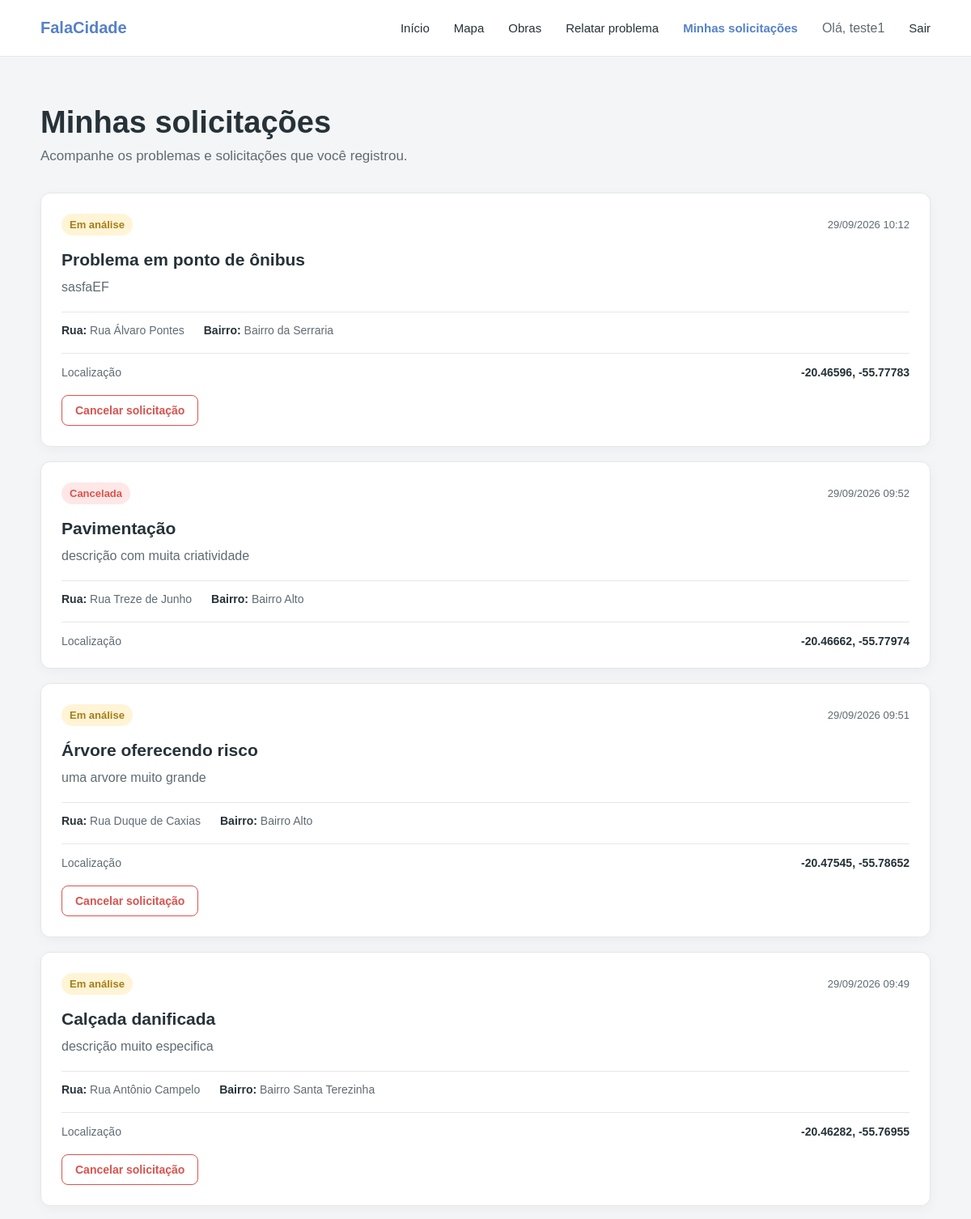
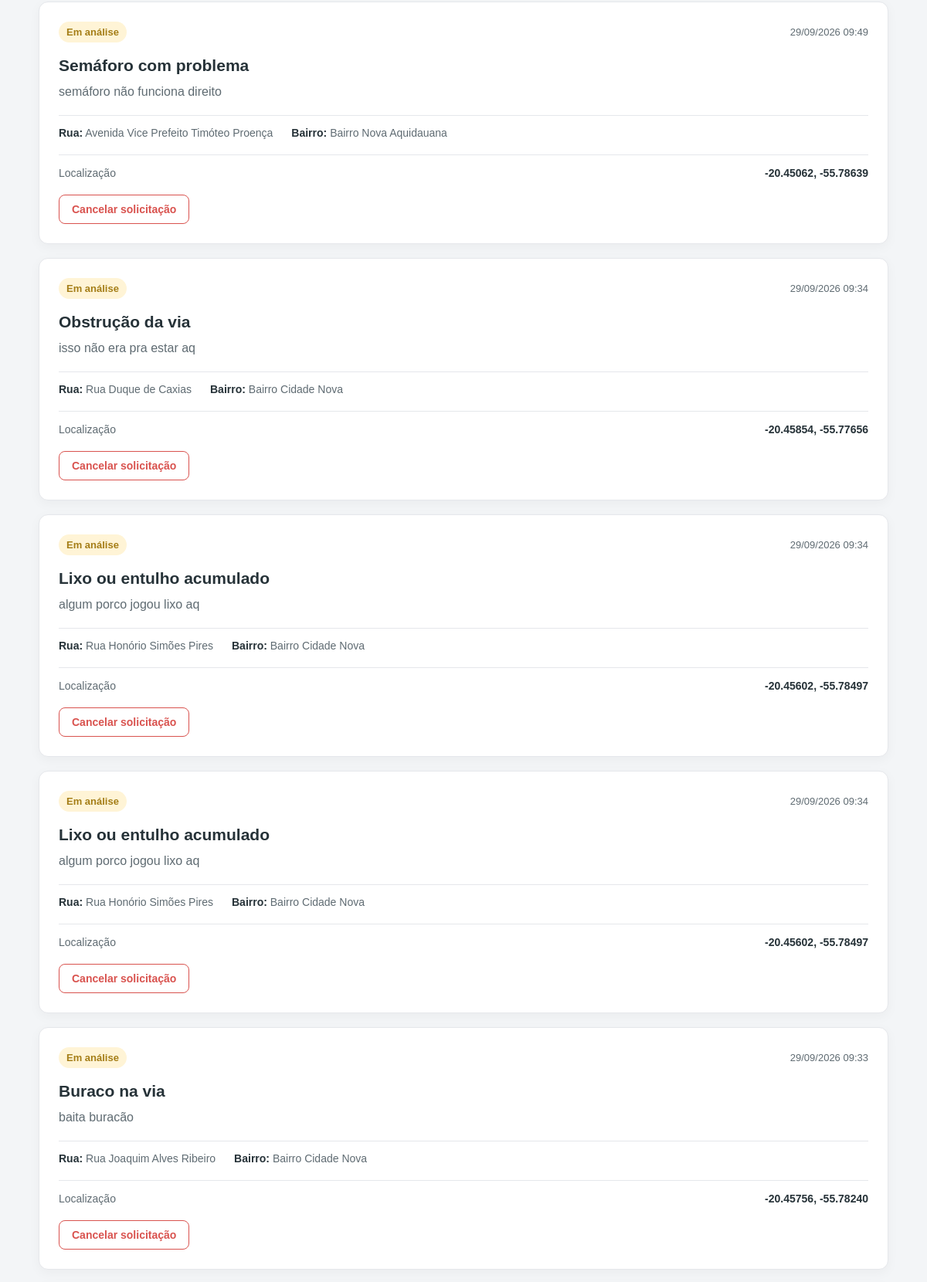
The page /solicitacoes (signed in, upper part) on the database its author committed (2 pictures, top to bottom).
### tables this page shows
CREATE TABLE relatos (
            id INTEGER PRIMARY KEY AUTOINCREMENT,
            tipo TEXT NOT NULL,
            descricao TEXT NOT NULL,
            latitude REAL NOT NULL,
            longitude REAL NOT NULL,
            status TEXT NOT NULL DEFAULT 'Em análise',
            data TEXT NOT NULL
        , usuario_id INTEGER, rua TEXT, bairro TEXT);

### app.py (the view)
@app.route("/solicitacoes")
def solicitacoes():
    usuario_id = session.get("usuario_id")
    perfil_admin = session.get("usuario_perfil") == "admin"
    if not usuario_id:
        return render_template(
            "solicitacoes.html", relatos=[], perfil_admin=False
        )
    return render_template(
        "solicitacoes.html",
        relatos=buscar_solicitacoes_usuario(None if perfil_admin else usuario_id),
        perfil_admin=perfil_admin
    )

### app.py (called while the page is built)
def conectar_banco():
    conexao = sqlite3.connect("mapa_cidade.db")
    try:
        conexao.execute("PRAGMA foreign_keys = ON")
        if has_app_context():
            if not hasattr(g, "conexoes_sqlite"):
                g.conexoes_sqlite = []
            g.conexoes_sqlite.append(conexao)
        return conexao
    except Exception:
        conexao.close()
        raise

@app.teardown_appcontext
def fechar_conexoes_sqlite(erro=None):
    for conexao in getattr(g, "conexoes_sqlite", []):
        try:
            conexao.close()
        except sqlite3.Error:
            pass

def buscar_solicitacoes_usuario(usuario_id=None):
    conexao = conectar_banco()
    conexao.row_factory = sqlite3.Row
    cursor = conexao.cursor()
    try:
        if usuario_id is None:
            cursor.execute("SELECT * FROM relatos ORDER BY id DESC")
        else:
            cursor.execute("""
                SELECT * FROM relatos
                WHERE usuario_id = ?
                ORDER BY id DESC
            """, (usuario_id,))
        relatos = cursor.fetchall()
        dados = []
        for relato in relatos:
            cursor.execute("""
                SELECT arquivo FROM fotos WHERE relato_id = ?
            """, (relato["id"],))
            dados.append({"relato": relato, "fotos": cursor.fetchall()})
        return dados
    finally:
        conexao.close()

### templates/solicitacoes.html (shortened to what this page needs)
<!DOCTYPE html>
<html lang="pt-br">
<head>
    <link rel="stylesheet" href="{{ url_for('static', filename='css/solicitacoes.css') }}">
</head>
<body>
    <header class="header">
        <div class="logo">FalaCidade</div>
        <nav class="menu" aria-label="Navegação principal">
            <a href="/">Início</a>
            <a href="/mapa">Mapa</a>
            <a href="/obras">Obras</a>
            <a href="/relatar">Relatar problema</a>
            <a href="/solicitacoes" class="ativo">Minhas solicitações</a>
            {% if session.get("usuario_id") %}
                <span class="usuario">Olá, {{ session.get("usuario_nome", "") }}</span>
                <a href="/logout">Sair</a>
            {% else %}
                <a href="/login">Entrar</a>
            {% endif %}
        </nav>
    </header>
    <main>
        <section class="titulo">
            <h1>{% if perfil_admin %}Todas as solicitações{% else %}Minhas solicitações{% endif %}</h1>
            <p>{% if perfil_admin %}Visualização de todos os relatos enviados. A administração e atualização de status continuam disponíveis no painel administrativo.{% else %}Acompanhe os problemas e solicitações que você registrou.{% endif %}</p>
        </section>
        <section class="lista-solicitacoes" aria-label="Solicitações">
            {% if relatos %}
                {% for item in relatos %}
                    {% set relato = item['relato'] %}
                    {% set status = relato['status'] %}
                    {% if status == 'Em análise' %}
                        {% set classe_status = 'status-analise' %}
                    {% elif status == 'Em andamento' %}
                        {% set classe_status = 'status-andamento' %}
                    {% elif status == 'Concluída' %}
                        {% set classe_status = 'status-concluida' %}
                    {% elif status == 'Cancelado' %}
                        {% set classe_status = 'status-cancelado' %}
                    {% else %}
                        {% set classe_status = 'status-desconhecido' %}
                    {% endif %}
                    <article class="card-solicitacao">
                        <div class="topo-card">
                            <span class="status {{ classe_status }}">{{ 'Cancelada' if status == 'Cancelado' else status }}</span>
                            <time class="data">{{ relato['data'] or 'Data indisponível' }}</time>
                        </div>
                        {% if relato['tipo'] %}<h2>{{ relato['tipo'] }}</h2>{% endif %}
                        <p class="descricao">{{ relato['descricao'] }}</p>
                        {% if relato['rua'] or relato['bairro'] %}
                            <div class="localizacao-detalhes">
                                {% if relato['rua'] %}<p><strong>Rua:</strong> {{ relato['rua'] }}</p>{% endif %}
                                {% if relato['bairro'] %}<p><strong>Bairro:</strong> {{ relato['bairro'] }}</p>{% endif %}
                            </div>
                        {% endif %}
                        {% if relato['latitude'] is not none and relato['longitude'] is not none %}
                            <div class="localizacao">
                                <span>Localização</span>
                                <strong>{{ "%.5f"|format(relato['latitude']|float) }}, {{ "%.5f"|format(relato['longitude']|float) }}</strong>
                            </div>
                        {% endif %}
                        {% if not perfil_admin and session.get("usuario_id") and status == 'Em análise' %}
                            <button type="button" class="botao-cancelar" data-id="{{ relato['id'] }}">Cancelar solicitação</button>
                        {% endif %}
                    </article>
                {% endfor %}
            {% endif %}
        </section>
    </main>
</body>
</html>

### static/css/solicitacoes.css (style rules this page uses)
* { box-sizing: border-box; }
body { margin: 0; font-family: Arial, sans-serif; background-color: #F3F5F7; color: #263238; }
.header { height: 70px; background: #FFFFFF; display: flex; align-items: center; justify-content: space-between; padding: 0 50px; border-bottom: 1px solid #E5E7EB; }
.logo { font-size: 20px; font-weight: bold; color: #5581C9; }
.menu { display: flex; align-items: center; gap: 30px; }
.menu a { text-decoration: none; color: #263238; font-size: 15px; }
.menu .ativo { color: #5581C9; font-weight: bold; }
main { max-width: 1200px; margin: 0 auto; padding: 60px 50px; }
.titulo { margin-bottom: 35px; }
.titulo h1 { margin: 0 0 10px; font-size: 38px; }
.titulo p { margin: 0; font-size: 17px; color: #5F6B72; }
.lista-solicitacoes { display: flex; flex-direction: column; gap: 18px; }
.card-solicitacao { background: #FFFFFF; border: 1px solid #E5E7EB; border-radius: 12px; padding: 25px; box-shadow: 0 4px 15px rgba(0, 0, 0, 0.04); }
.topo-card { display: flex; align-items: center; justify-content: space-between; margin-bottom: 18px; }
.status { display: inline-block; padding: 6px 10px; border-radius: 20px; font-size: 13px; font-weight: bold; }
.status-analise { background: #FFF4D6; color: #A47D16; }
.status-cancelado { background: #FDE8E7; color: #D9534F; }
.data { color: #5F6B72; font-size: 13px; }
.card-solicitacao h2 { margin: 0 0 10px; font-size: 21px; }
.descricao { margin: 0; color: #5F6B72; line-height: 1.5; }
.localizacao { margin-top: 20px; padding-top: 15px; border-top: 1px solid #E5E7EB; display: flex; justify-content: space-between; font-size: 14px; }
.localizacao span { color: #5F6B72; }
.localizacao strong { color: #263238; }
.botao-cancelar { margin-top: 20px; padding: 10px 16px; border: 1px solid #D9534F; border-radius: 8px; background: #FFFFFF; color: #D9534F; font-size: 14px; font-weight: bold; cursor: pointer; }
.usuario { color: #5F6B72; }
.localizacao-detalhes { display: flex; flex-wrap: wrap; gap: 8px 24px; margin-top: 18px; padding-top: 14px; border-top: 1px solid #E5E7EB; }
.localizacao-detalhes p { margin: 0; color: #5F6B72; font-size: 14px; overflow-wrap: anywhere; }
.localizacao-detalhes strong, .identificacao-relato { color: #263238; }
.descricao { white-space: pre-wrap; overflow-wrap: anywhere; }

### rows shown on the page
relatos: status "Em análise", data "29/09/2026 10:12", tipo "Problema em ponto de ônibus", descricao "sasfaEF", rua "Rua Álvaro Pontes", bairro "Bairro da Serraria", latitude "-20.46596", longitude "-55.77783"
relatos: status "Cancelada", data "29/09/2026 09:52", tipo "Pavimentação", descricao "descrição com muita criatividade", rua "Rua Treze de Junho", bairro "Bairro Alto", latitude "-20.46662", longitude "-55.77974"
relatos: status "Em análise", data "29/09/2026 09:51", tipo "Árvore oferecendo risco", descricao "uma arvore muito grande", rua "Rua Duque de Caxias", bairro "Bairro Alto", latitude "-20.47545", longitude "-55.78652"
relatos: status "Em análise", data "29/09/2026 09:49", tipo "Calçada danificada", descricao "descrição muito especifica", rua "Rua Antônio Campelo", bairro "Bairro Santa Terezinha", latitude "-20.46282", longitude "-55.76955"
relatos: status "Em análise", data "29/09/2026 09:49", tipo "Semáforo com problema", descricao "semáforo não funciona direito", rua "Avenida Vice Prefeito Timóteo Proença", bairro "Bairro Nova Aquidauana", latitude "-20.45062", longitude "-55.78639"
relatos: status "Em análise", data "29/09/2026 09:34", tipo "Obstrução da via", descricao "isso não era pra estar aq", rua "Rua Duque de Caxias", bairro "Bairro Cidade Nova", latitude "-20.45854", longitude "-55.77656"
relatos: status "Em análise", data "29/09/2026 09:34", tipo "Lixo ou entulho acumulado", descricao "algum porco jogou lixo aq", rua "Rua Honório Simões Pires", bairro "Bairro Cidade Nova", latitude "-20.45602", longitude "-55.78497"
relatos: status "Em análise", data "29/09/2026 09:34", tipo "Lixo ou entulho acumulado", descricao "algum porco jogou lixo aq", rua "Rua Honório Simões Pires", bairro "Bairro Cidade Nova", latitude "-20.45602", longitude "-55.78497"
relatos: status "Em análise", data "29/09/2026 09:33", tipo "Buraco na via", descricao "baita buracão", rua "Rua Joaquim Alves Ribeiro", bairro "Bairro Cidade Nova", latitude "-20.45756", longitude "-55.78240"

### other values the page prints
{{ session.get("usuario_nome", "") }} "teste1"
